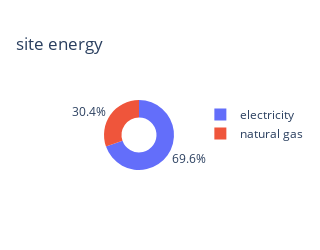
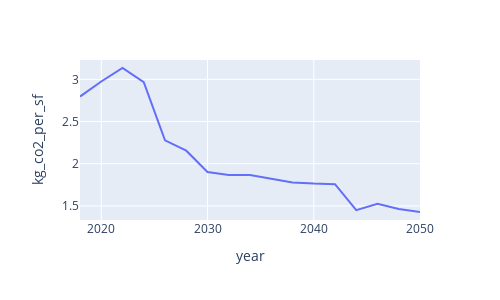

The cell these charts' notebook holds for them, in order:
### Code cell
# manual enduses

config = {
    'state': 'MA',
    'projection_case': 'MidCase',
    'area': 215000,
    'enduses': [
        {
            'enduse': 'elec',
            'fuel': 'electricity',
            'kbtu': 7129e3
        },
        {
            'enduse': 'gas',
            'fuel': 'natural gas',
            'kbtu': 3111e3
        },
    ]
}

payload = json.dumps(config)
localhost = 'http://127.0.0.1:5000'
herokuhost =  'https://akf-becp-pyapi.herokuapp.com/'

r = requests.get(
    f'{localhost}/get_projection_from_manual_enduses/?params={payload}'
)

js = r.json()
df_projection = pd.DataFrame(js['emissions_projection'])
df_enduses = pd.DataFrame(js['enduses']['enduses_per_sf'])
df_enduses
px.pie(df_enduses, values='kbtu', names='fuel', labels='kbtu', width=250, height=250, hole=0.5, title='site energy').show()
px.line(df_projection, x='year', y='kg_co2_per_sf', width=500,height=300).show()

### Figure 1 — Plotly figure (JSON) as saved in the notebook; plotly's stock layout.template omitted (floating-point values rounded to 4 significant figures)
{"data": [{"domain": {"x": [0, 1], "y": [0, 1]}, "hole": 0.5, "hovertemplate": "fuel=%{label}<br>kbtu=%{value}<extra></extra>", "labels": ["electricity", "natural gas"], "legendgroup": "", "name": "", "showlegend": true, "type": "pie", "values": [33.16, 14.47]}], "layout": {"height": 250, "legend": {"tracegroupgap": 0}, "title": {"text": "site energy"}, "width": 250}}

### Figure 2 — Plotly figure (JSON) as saved in the notebook; plotly's stock layout.template omitted (floating-point values rounded to 4 significant figures)
{"data": [{"hovertemplate": "year=%{x}<br>kg_co2_per_sf=%{y}<extra></extra>", "legendgroup": "", "line": {"color": "#636efa", "dash": "solid"}, "marker": {"symbol": "circle"}, "mode": "lines", "name": "", "orientation": "v", "showlegend": false, "type": "scatter", "x": [2018, 2020, 2022, 2024, 2026, 2028, 2030, 2032, 2034, 2036, 2038, 2040, 2042, 2044, 2046, 2048, 2050], "xaxis": "x", "y": [2.796, 2.974, 3.135, 2.966, 2.277, 2.154, 1.902, 1.866, 1.866, 1.823, 1.777, 1.765, 1.758, 1.45, 1.526, 1.463, 1.427], "yaxis": "y"}], "layout": {"height": 300, "legend": {"tracegroupgap": 0}, "margin": {"t": 60}, "width": 500, "xaxis": {"anchor": "y", "domain": [0, 1], "title": {"text": "year"}}, "yaxis": {"anchor": "x", "domain": [0, 1], "title": {"text": "kg_co2_per_sf"}}}}
